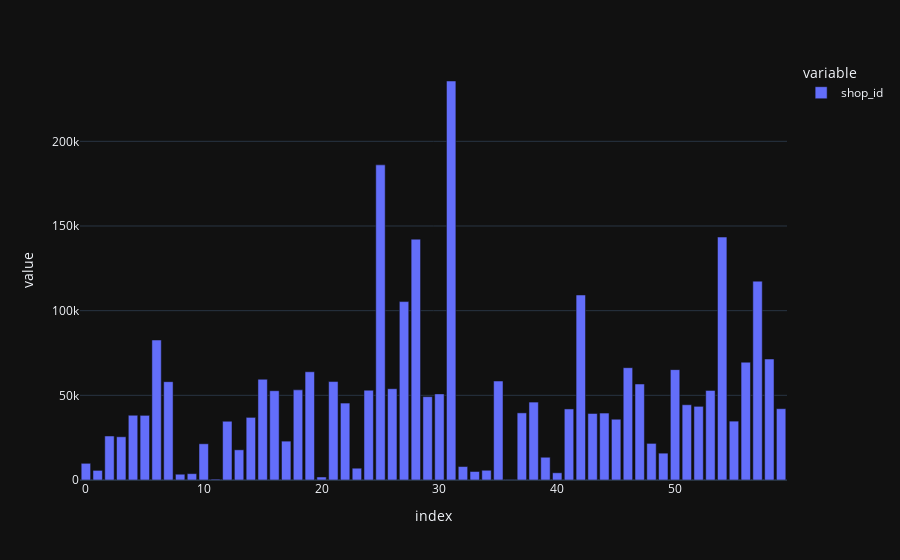

The cell this chart's notebook holds for it:
### Markdown cell above
## Shops
Each one of the shops have at least one sale. 
There are 60 shops, with IDs ranging from 0 to 59

### Code cell
sales_per_shop = sales.shop_id.value_counts().sort_index()
px.bar(sales_per_shop)

### Figure 1 — Plotly figure (JSON) as saved in the notebook; plotly's stock layout.template omitted (floating-point values rounded to 4 significant figures)
{"data": [{"alignmentgroup": "True", "hovertemplate": "variable=shop_id<br>index=%{x}<br>value=%{y}<extra></extra>", "legendgroup": "shop_id", "marker": {"color": "#636efa"}, "name": "shop_id", "offsetgroup": "shop_id", "orientation": "v", "showlegend": true, "textposition": "auto", "type": "bar", "x": [0, 1, 2, 3, 4, 5, 6, 7, 8, 9, 10, 11, 12, 13, 14, 15, 16, 17, 18, 19, 20, 21, 22, 23, 24, 25, 26, 27, 28, 29, 30, 31, 32, 33, 34, 35, 36, 37, 38, 39, 40, 41, 42, 43, 44, 45, 46, 47, 48, 49, 50, 51, 52, 53, 54, 55, 56, 57, 58, 59], "xaxis": "x", "y": [9857, 5678, 25991, 25532, 38242, 38179, 82663, 58076, 3412, 3751, 21397, 499, 34694, 17824, 36979, 59511, 52734, 22950, 53227, 63911, 1792, 58133, 45434, 6963, 53032, 186104, 53910, 105366, 142234, 49225, 50860, 235636, 7947, 5027, 5752, 58445, 306, 39638, 46013, 13440, 4257, 41967, 109253, 39282, 39530, 35891, 66321, 56695, 21612, 15849, 65173, 44433, 43502, 52921, 143480, 34769, 69573, 117428, 71441, 42108], "yaxis": "y"}], "layout": {"barmode": "relative", "legend": {"title": {"text": "variable"}, "tracegroupgap": 0}, "margin": {"t": 60}, "xaxis": {"anchor": "y", "domain": [0, 1], "title": {"text": "index"}}, "yaxis": {"anchor": "x", "domain": [0, 1], "title": {"text": "value"}}}}
